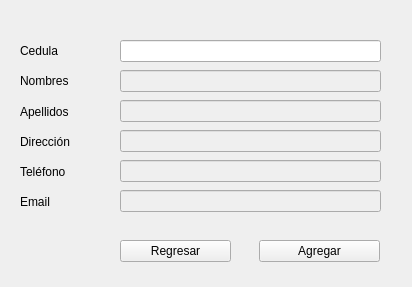
<?xml version="1.0" encoding="UTF-8"?>
<ui version="4.0">
 <class>Ventana_cliente_mod</class>
 <widget class="QWidget" name="Ventana_cliente_mod">
  <property name="geometry">
   <rect>
    <x>0</x>
    <y>0</y>
    <width>412</width>
    <height>287</height>
   </rect>
  </property>
  <property name="windowTitle">
   <string>Form</string>
  </property>
  <widget class="QLabel" name="label_7">
   <property name="geometry">
    <rect>
     <x>20</x>
     <y>195</y>
     <width>59</width>
     <height>14</height>
    </rect>
   </property>
   <property name="text">
    <string>Email</string>
   </property>
  </widget>
  <widget class="QLineEdit" name="entry_email">
   <property name="enabled">
    <bool>false</bool>
   </property>
   <property name="geometry">
    <rect>
     <x>120</x>
     <y>190</y>
     <width>261</width>
     <height>22</height>
    </rect>
   </property>
  </widget>
  <widget class="QLineEdit" name="entry_cedula">
   <property name="geometry">
    <rect>
     <x>120</x>
     <y>40</y>
     <width>261</width>
     <height>22</height>
    </rect>
   </property>
  </widget>
  <widget class="QLabel" name="label_5">
   <property name="geometry">
    <rect>
     <x>20</x>
     <y>135</y>
     <width>59</width>
     <height>14</height>
    </rect>
   </property>
   <property name="text">
    <string>Dirección</string>
   </property>
  </widget>
  <widget class="QLineEdit" name="entry_direccion">
   <property name="enabled">
    <bool>false</bool>
   </property>
   <property name="geometry">
    <rect>
     <x>120</x>
     <y>130</y>
     <width>261</width>
     <height>22</height>
    </rect>
   </property>
  </widget>
  <widget class="QLineEdit" name="entry_telefono">
   <property name="enabled">
    <bool>false</bool>
   </property>
   <property name="geometry">
    <rect>
     <x>120</x>
     <y>160</y>
     <width>261</width>
     <height>22</height>
    </rect>
   </property>
  </widget>
  <widget class="QLabel" name="label_2">
   <property name="geometry">
    <rect>
     <x>20</x>
     <y>44</y>
     <width>59</width>
     <height>14</height>
    </rect>
   </property>
   <property name="text">
    <string>Cedula</string>
   </property>
  </widget>
  <widget class="QLabel" name="label_3">
   <property name="geometry">
    <rect>
     <x>20</x>
     <y>74</y>
     <width>59</width>
     <height>14</height>
    </rect>
   </property>
   <property name="text">
    <string>Nombres</string>
   </property>
  </widget>
  <widget class="QLabel" name="label_6">
   <property name="geometry">
    <rect>
     <x>20</x>
     <y>165</y>
     <width>59</width>
     <height>14</height>
    </rect>
   </property>
   <property name="text">
    <string>Teléfono</string>
   </property>
  </widget>
  <widget class="QLineEdit" name="entry_apellidos">
   <property name="enabled">
    <bool>false</bool>
   </property>
   <property name="geometry">
    <rect>
     <x>120</x>
     <y>100</y>
     <width>261</width>
     <height>22</height>
    </rect>
   </property>
  </widget>
  <widget class="QPushButton" name="btn_agregar">
   <property name="geometry">
    <rect>
     <x>259</x>
     <y>240</y>
     <width>121</width>
     <height>22</height>
    </rect>
   </property>
   <property name="text">
    <string>Agregar</string>
   </property>
  </widget>
  <widget class="QLabel" name="label_4">
   <property name="geometry">
    <rect>
     <x>20</x>
     <y>105</y>
     <width>59</width>
     <height>14</height>
    </rect>
   </property>
   <property name="text">
    <string>Apellidos</string>
   </property>
  </widget>
  <widget class="QLineEdit" name="entry_nombres">
   <property name="enabled">
    <bool>false</bool>
   </property>
   <property name="geometry">
    <rect>
     <x>120</x>
     <y>70</y>
     <width>261</width>
     <height>22</height>
    </rect>
   </property>
  </widget>
  <widget class="QPushButton" name="btn_regresar">
   <property name="geometry">
    <rect>
     <x>120</x>
     <y>240</y>
     <width>111</width>
     <height>22</height>
    </rect>
   </property>
   <property name="text">
    <string>Regresar</string>
   </property>
  </widget>
 </widget>
 <resources/>
 <connections/>
</ui>
